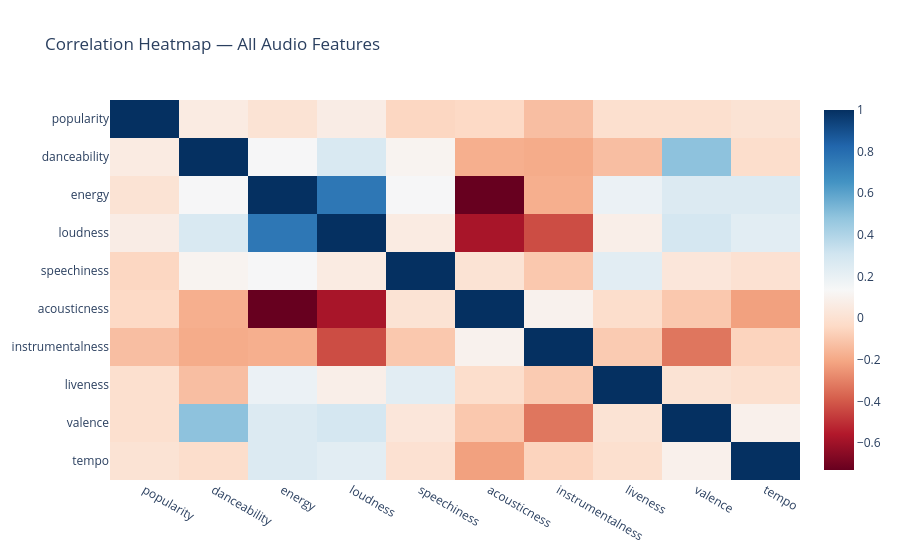

This figure's notebook cell:
### Code cell
import plotly.figure_factory as ff
import numpy as np

numeric_cols = ["popularity", "danceability", "energy",
                "loudness", "speechiness", "acousticness",
                "instrumentalness", "liveness", 
                "valence", "tempo"]

corr = df[numeric_cols].corr().round(2)

fig = px.imshow(
    corr,
    title="Correlation Heatmap — All Audio Features",
    color_continuous_scale="RdBu",
    aspect="auto"
)
fig.show()

### Figure 1 — Plotly figure (JSON) as saved in the notebook; plotly's stock layout.template omitted (floating-point values rounded to 4 significant figures)
{"data": [{"coloraxis": "coloraxis", "hovertemplate": "x: %{x}<br>y: %{y}<br>color: %{z}<extra></extra>", "name": "0", "type": "heatmap", "x": ["popularity", "danceability", "energy", "loudness", "speechiness", "acousticness", "instrumentalness", "liveness", "valence", "tempo"], "xaxis": "x", "y": ["popularity", "danceability", "energy", "loudness", "speechiness", "acousticness", "instrumentalness", "liveness", "valence", "tempo"], "yaxis": "y", "z": [[1, 0.06, 0.01, 0.07, -0.05, -0.04, -0.13, -0.01, -0.01, 0.01], [0.06, 1, 0.14, 0.27, 0.11, -0.18, -0.19, -0.13, 0.49, -0.02], [0.01, 0.14, 1, 0.76, 0.14, -0.73, -0.18, 0.19, 0.26, 0.26], [0.07, 0.27, 0.76, 1, 0.06, -0.58, -0.43, 0.08, 0.29, 0.23], [-0.05, 0.11, 0.14, 0.06, 1, 0.01, -0.1, 0.23, 0.03, 0], [-0.04, -0.18, -0.73, -0.58, 0.01, 1, 0.1, -0.02, -0.1, -0.22], [-0.13, -0.19, -0.18, -0.43, -0.1, 0.1, 1, -0.09, -0.33, -0.06], [-0.01, -0.13, 0.19, 0.08, 0.23, -0.02, -0.09, 1, 0.01, -0.01], [-0.01, 0.49, 0.26, 0.29, 0.03, -0.1, -0.33, 0.01, 1, 0.09], [0.01, -0.02, 0.26, 0.23, 0, -0.22, -0.06, -0.01, 0.09, 1]]}], "layout": {"coloraxis": {"colorscale": [[0, "rgb(103,0,31)"], [0.1, "rgb(178,24,43)"], [0.2, "rgb(214,96,77)"], [0.3, "rgb(244,165,130)"], [0.4, "rgb(253,219,199)"], [0.5, "rgb(247,247,247)"], [0.6, "rgb(209,229,240)"], [0.7, "rgb(146,197,222)"], [0.8, "rgb(67,147,195)"], [0.9, "rgb(33,102,172)"], [1, "rgb(5,48,97)"]]}, "title": {"text": "Correlation Heatmap — All Audio Features"}, "xaxis": {"anchor": "y", "domain": [0, 1]}, "yaxis": {"anchor": "x", "autorange": "reversed", "domain": [0, 1]}}}
